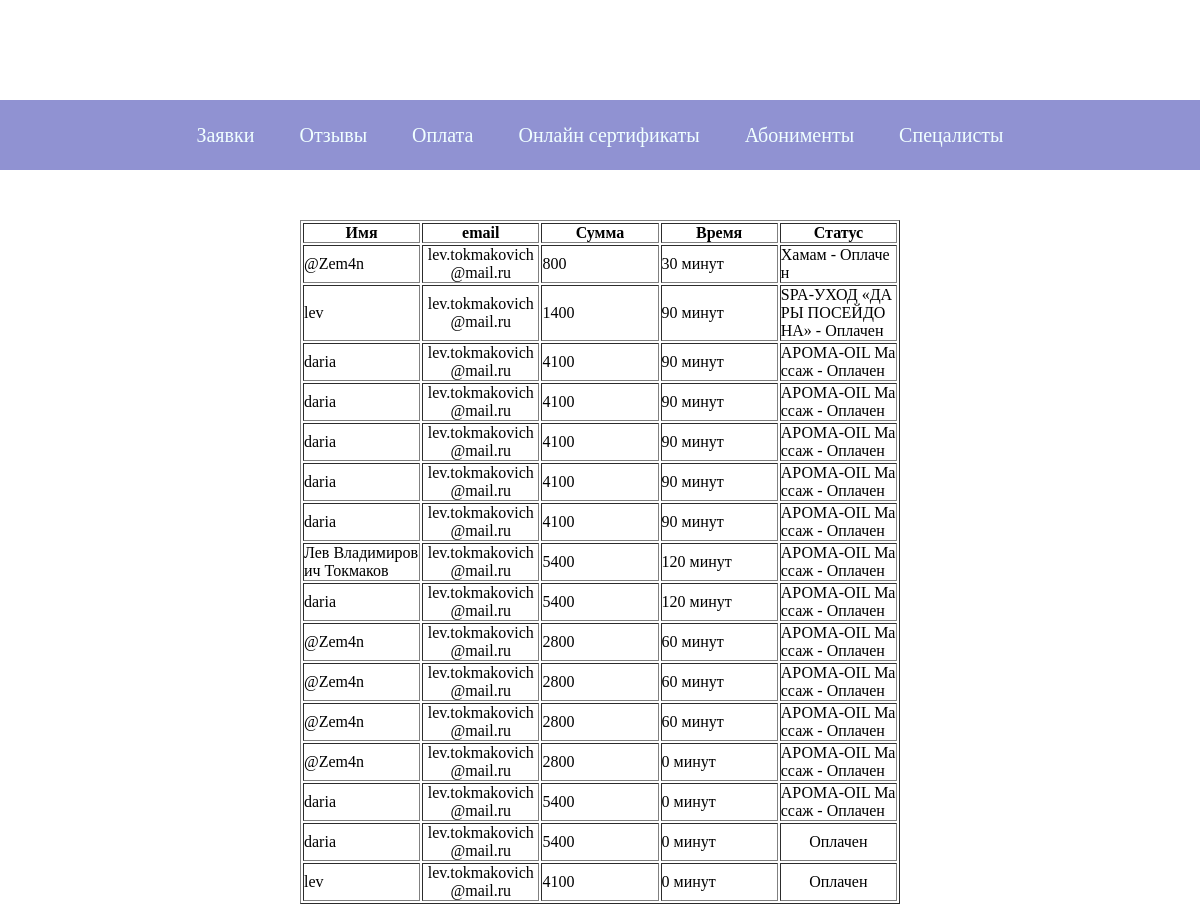
Page /admin_page/admin_payment_page/ (signed in) on the committed database.
### amma/models.py (models this page shows, shortened)
class Payed(models.Model):
    id_payed = models.AutoField(auto_created=True, primary_key=True)
    name = models.CharField(max_length=50)
    email = models.CharField(max_length=50)
    sum = models.IntegerField()
    time = models.IntegerField()
    status = models.CharField(default='not paid', max_length=11)
    use_status = models.CharField(default='не использован', max_length=50)

### admin_page/views.py (the view)
# urls.py: path('admin_payment_page/', views.admin_payment_page, name='admin_payment_page'),
def admin_payment_page(request):
    if not request.user.is_authenticated:
        return redirect('login_admin_page')
    context = {
        'payment_list': Payed.objects.all().order_by('-id_payed')
    }
    return render(request, 'admin_page/payment_page.html', context)

### templates/admin_page/payment_page.html (shortened to what this page needs)
{% load static %}
<!DOCTYPE html>
<html>
<head>
    <link rel="stylesheet" href="{% static "admin/index.css" %}">
</head>
<body>
    <header>
        <div class="header">
            <ul>
                <li>
                    <a href="{% url "admin_control_page" %}" class="a_nav_z">
                        Заявки
                    </a>
                </li>
                <li>
                    <a href="{% url "admin_reviews_page" %}" class="a_nav_z">
                        Отзывы
                    </a>
                </li>
                <li>
                    <a href="{% url "admin_payment_page" %}" class="a_nav_z">
                        Оплата
                    </a>
                </li>
                <li>
                    <a href="{% url "admin_certificates_page" %}" class="a_nav_z">
                        Онлайн сертификаты
                    </a>
                </li>
                <li>
                    <a href="{% url "admin_aboniment_page" %}">
                        Абонименты
                    </a>
                </li>
                <li>
                    <a href="{% url "workers" %}" class="a_nav_z">
                        Спецалисты
                    </a>
                </li>
            </ul>
        </div>
    </header>
    <div class="table">
        <div class="table_in_box">
            <table border="1">
                <tr>
                    <th class="_name">Имя</th>
                    <th class="_phone_number">email</th>
                    <th class="_message">Сумма</th>
                    <th class="_message">Время</th>
                    <th class="_message">Статус</th>
                </tr>
                {% for pay in payment_list%}
                    <tr>
                        <td>{{ pay.name }}</td>
                        <td>{{ pay.email }}</td>
                        <td>{{ pay.sum }}</td>
                        <td>{{ pay.time }} минут</td>
                        <td>
                            <div class="certificate_admin_status">
                                <div class="status_status">
                                {{ pay.status }}
                                </div>
                            </div>
                        </td>
                    </tr>
                {% endfor %}
            </table>
        </div>
    </div>
</body>
</html>

### static/admin_static/index.css (style rules this page uses)
* { padding: 0; margin: 0; }
header { width: 100%; height: 70px; margin-top: 100px; background-color: #9092D2; }
.header { width: 100%; height: 100%; display: flex; justify-content: center; align-items: center; }
li { display: inline; margin-left: 20px; margin-right: 20px; font-size: 20px; }
a { text-decoration: none; color: azure; }
table { table-layout:fixed; width: 100%; word-break: break-all; }
table td { overflow:hidden; }
table td:nth-of-type(1) { width:20%; }
table td:nth-of-type(2) { width:20%; text-align: center; }
table td:nth-of-type(3) { width:60%; }
.table_in_box { width: 50%; display: flex; justify-content: center; }
.table { width: 100%; height: auto; display: flex; justify-content: center; margin-top: 50px; }
td { width: 33%; height: auto; }
.certificate_admin_status { display: flex; justify-content: space-around; align-items: center; }

### rows in the picture
Payed: name "@Zem4n", email "lev.tokmakovich@mail.ru", sum "800", time "30", status "Хамам - Оплачен"
Payed: name "lev", email "lev.tokmakovich@mail.ru", sum "1400", time "90", status "SPA-УХОД «ДАРЫ ПОСЕЙДОНА» - Оплачен"
Payed: name "daria", email "lev.tokmakovich@mail.ru", sum "4100", time "90", status "АРОМА-OIL Массаж - Оплачен"
Payed: name "daria", email "lev.tokmakovich@mail.ru", sum "4100", time "90", status "АРОМА-OIL Массаж - Оплачен"
Payed: name "daria", email "lev.tokmakovich@mail.ru", sum "4100", time "90", status "АРОМА-OIL Массаж - Оплачен"
Payed: name "daria", email "lev.tokmakovich@mail.ru", sum "4100", time "90", status "АРОМА-OIL Массаж - Оплачен"
Payed: name "daria", email "lev.tokmakovich@mail.ru", sum "4100", time "90", status "АРОМА-OIL Массаж - Оплачен"
Payed: name "Лев Владимирович Токмаков", email "lev.tokmakovich@mail.ru", sum "5400", time "120", status "АРОМА-OIL Массаж - Оплачен"
Payed: name "daria", email "lev.tokmakovich@mail.ru", sum "5400", time "120", status "АРОМА-OIL Массаж - Оплачен"
Payed: name "@Zem4n", email "lev.tokmakovich@mail.ru", sum "2800", time "60", status "АРОМА-OIL Массаж - Оплачен"
Payed: name "@Zem4n", email "lev.tokmakovich@mail.ru", sum "2800", time "60", status "АРОМА-OIL Массаж - Оплачен"
Payed: name "@Zem4n", email "lev.tokmakovich@mail.ru", sum "2800", time "60", status "АРОМА-OIL Массаж - Оплачен"
Payed: name "@Zem4n", email "lev.tokmakovich@mail.ru", sum "2800", time "0", status "АРОМА-OIL Массаж - Оплачен"
Payed: name "daria", email "lev.tokmakovich@mail.ru", sum "5400", time "0", status "АРОМА-OIL Массаж - Оплачен"
Payed: name "daria", email "lev.tokmakovich@mail.ru", sum "5400", time "0", status "Оплачен"
Payed: name "lev", email "lev.tokmakovich@mail.ru", sum "4100", time "0", status "Оплачен"
